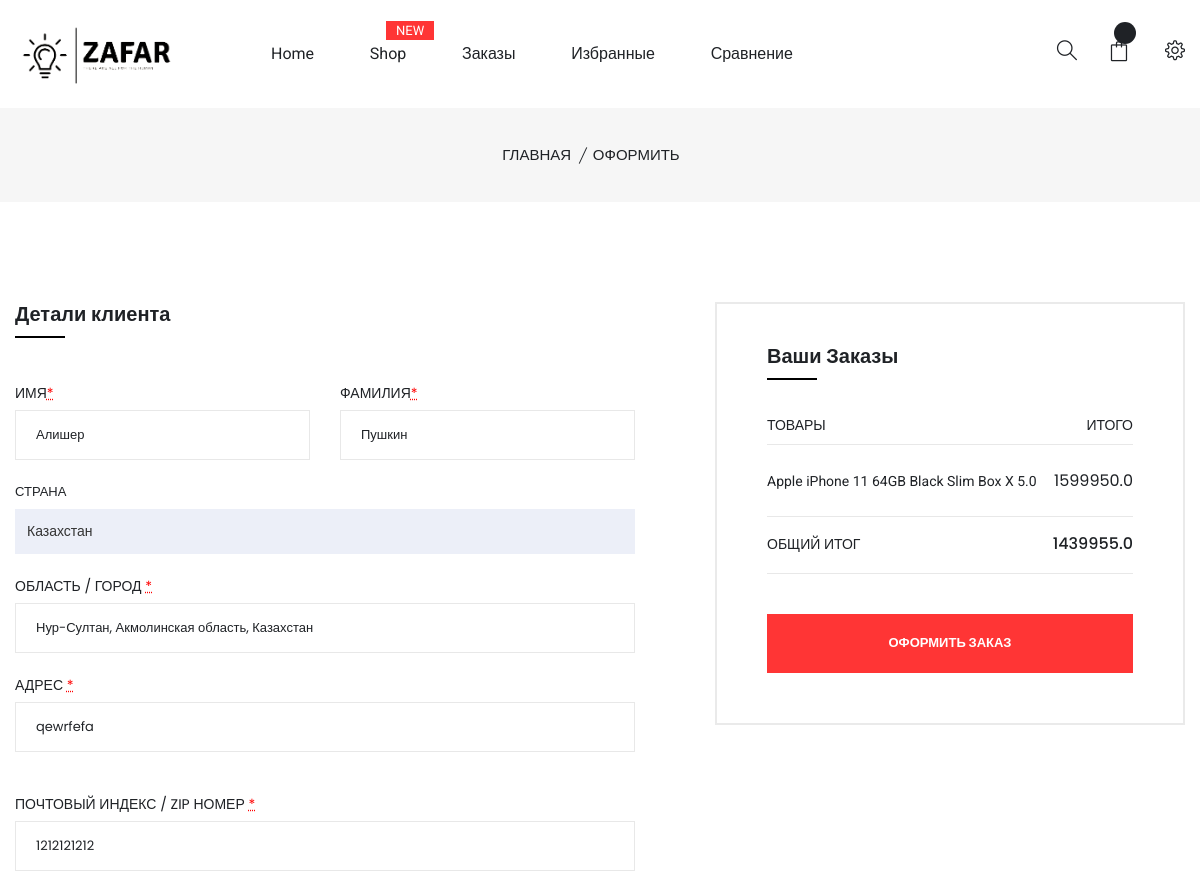
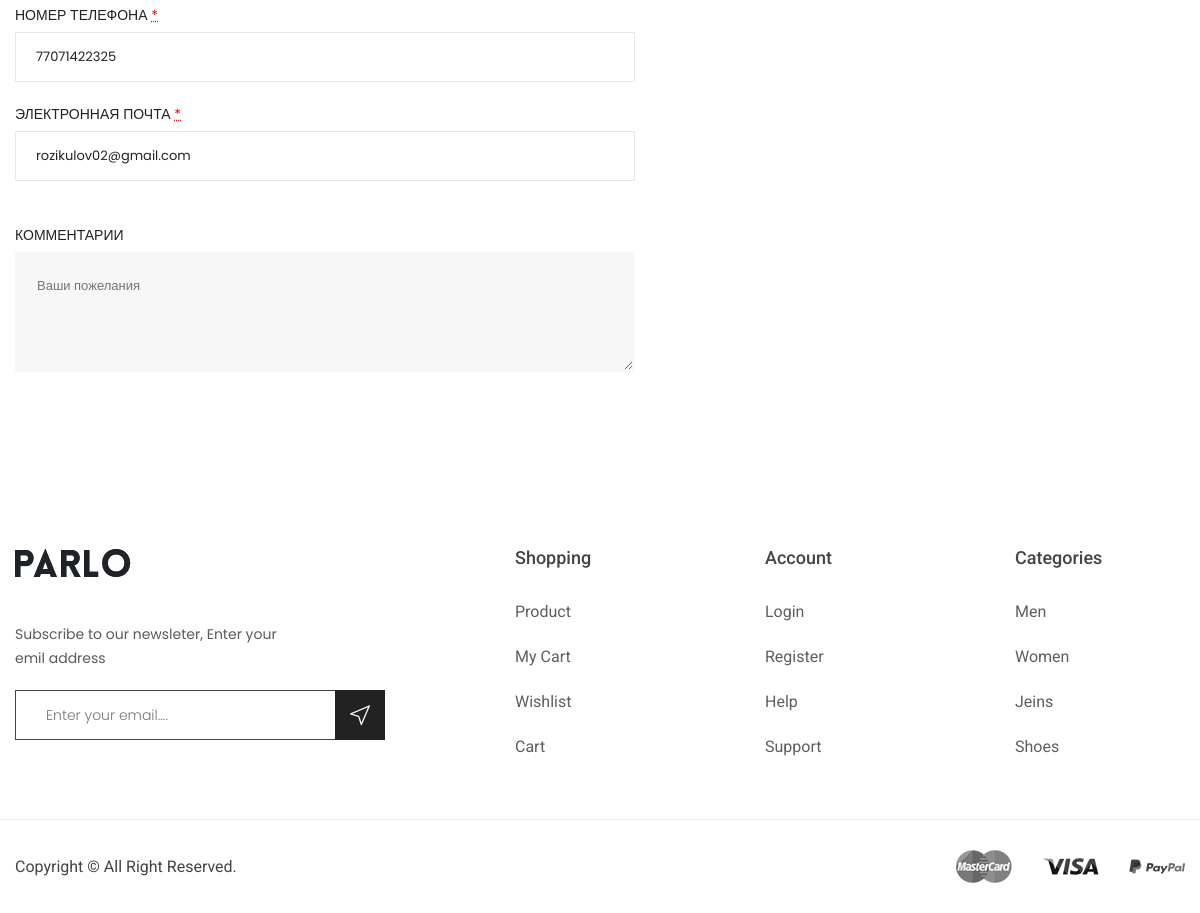
The app's page /orders/5/ (signed in) with its own data (2 pictures, top to bottom).
### main/models.py (models this page shows, shortened)
class Cart(models.Model):
    title = models.CharField(max_length=200, blank=True)
    email = models.CharField(max_length=200, blank=True)
    last_name = models.CharField(max_length=200, blank=True)
    first_name = models.CharField(max_length=200, blank=True)
    zip_code = models.CharField(max_length=200, blank=True)
    country = models.CharField(max_length=200, blank=True)
    city = models.CharField(max_length=200, blank=True)
    person = models.CharField(max_length=200, blank=True)
    phone = models.CharField(max_length=200, blank=True)
    address = models.CharField(max_length=200, blank=True)
    is_accepted = models.BooleanField(default=False)
    is_payed = models.BooleanField(default=False)
    status = models.IntegerField(default=0) #0 - created, -1 - declained, 1 - confirmed
    session_id = models.CharField(max_length=200, blank=True)
    amount = models.FloatField(default=0)
    discount = models.FloatField(default=0)
    orig_price = models.FloatField(default=0)
    price = models.FloatField(default=0)
    created_at = models.DateTimeField(default=datetime.now())

class CartItem(models.Model):
    good = models.ForeignKey(Good, on_delete=models.CASCADE)
    cart = models.ForeignKey(Cart, on_delete=models.CASCADE)
    amount = models.FloatField(default=0)
    price = models.FloatField(default=0)
    all_price = models.FloatField(default=0)
    status = models.IntegerField(default=0)

class Good(models.Model):
    title = models.CharField(max_length=200, blank=True)
    category = models.ForeignKey("Category", on_delete=models.CASCADE)
    level = models.IntegerField(default=0, blank=True)
    old_price = models.FloatField(default=0)
    price = models.FloatField(default=0)
    rating = models.FloatField(default=0)
    mini_description = models.TextField(blank=True)
    color = models.ForeignKey("Color", on_delete=models.CASCADE)
    size = models.ForeignKey("Size", on_delete=models.CASCADE)
    logo = models.ImageField(upload_to='upload', blank=True)
    logo2 = models.ImageField(upload_to='upload', blank=True)
    logo3 = models.ImageField(upload_to='upload', blank=True)
    logo4 = models.ImageField(upload_to='upload', blank=True)
    logo5 = models.ImageField(upload_to='upload', blank=True)
    logo6 = models.ImageField(upload_to='upload', blank=True)
    logo_vertical = models.ImageField(upload_to='upload', blank=True)
    logo_horizontal = models.ImageField(upload_to='upload', blank=True)
    description = models.TextField(blank=True)
    weight = models.TextField(blank=True)
    dimensions = models.TextField(blank=True)
    materials = models.TextField(blank=True)
    extra_info = models.TextField(blank=True)
    is_new = models.BooleanField(default=False)
    is_main = models.BooleanField(default=False)
    is_popular = models.BooleanField(default=False)
    is_discount = models.BooleanField(default=False)
    brand = models.ForeignKey(CategoryBrand, on_delete=models.CASCADE, blank=True, null=True)
    stock = models.IntegerField(default=0, blank=True)

### main/views.py (the view)
# urls.py: path('orders/<int:order_id>/', ordersItemHandler),
def ordersItemHandler(request, order_id):
    categories = Category.objects.all()
    new_cart = None
    cart_items = []
    order_items = []
    if request.user.is_authenticated:
        order_items = CartItem.objects.filter(cart__id=order_id)
        main_order = Cart.objects.get(id=order_id)
    return render(request, 'order_item.html', {'categories': categories,
                                               'cart': new_cart,
                                               'cart_items': cart_items,
                                               'order_items': order_items,
                                               'main_order': main_order,
                                               })

### templates/order_item.html (shortened to what this page needs)
{% extends 'base.html' %}
{% block content %}
    <div class="breadcrumb-area pt-35 pb-35 bg-gray">
        <div class="container">
            <div class="breadcrumb-content text-center">
                <ul>
                    <li>
                        <a href="/">Главная</a>
                    </li>
                    <li class="active">Оформить</li>
                </ul>
            </div>
        </div>
    </div>
    <div class="checkout-main-area pt-70 pb-70">
        <div class="container">
            <div class="checkout-wrap pt-30">
                <form action="/orders/" method="post">{% csrf_token %}
                    <div class="row">
                            <div class="col-lg-7">
                                <div class="billing-info-wrap mr-50">
                                    <h3>Детали клиента</h3>
                                    <div class="row">
                                        <div class="col-lg-6 col-md-6">
                                            <div class="billing-info mb-20">
                                                <label>Имя<abbr class="required" title="required">*</abbr></label>
                                                <input type="text" name="first_name" required value="{{ main_order.first_name }}">
                                            </div>
                                        </div>
                                        <div class="col-lg-6 col-md-6">
                                            <div class="billing-info mb-20">
                                                <label>Фамилия<abbr class="required" title="required">*</abbr></label>
                                                <input type="text" name="last_name" required value="{{ main_order.last_name }}">
                                            </div>
                                        </div>
                                        <div class="col-lg-12">
                                            <div class="billing-select mb-20">
                                                <label>Страна</label>
                                                <input type="text" name="country" value="{{ main_order.country }}">
                                            </div>
                                        </div>
                                        <div class="col-lg-12">
                                            <div class="billing-info mb-20">
                                                <label>Область / Город <abbr class="required" title="required">*</abbr></label>
                                                <input type="text" name="city" required value="{{ main_order.city }}">
                                            </div>
                                        </div>
                                        <div class="col-lg-12">
                                            <div class="billing-info mb-20">
                                                <label>Адрес <abbr class="required" title="required">*</abbr></label>
                                                <input class="billing-address" placeholder="Адрес, улица, номер квартиры" name="address" type="text" value="{{ main_order.address }}">
                                            </div>
                                        </div>
                                        <div class="col-lg-12 col-md-12">
                                            <div class="billing-info mb-20">
                                                <label>Почтовый индекс / zip номер <abbr class="required" title="required">*</abbr></label>
                                                <input type="text" name="zip_code" value="{{ main_order.zip_code }}">
                                            </div>
                                        </div>
                                        <div class="col-lg-12 col-md-12">
                                            <div class="billing-info mb-20">
                                                <label>Номер телефона <abbr class="required" title="required">*</abbr></label>
                                                <input type="text" name="phone" value="{{ main_order.phone }}" required>
                                            </div>
                                        </div>
                                        <div class="col-lg-12 col-md-12">
                                            <div class="billing-info mb-20">
                                                <label>Электронная почта <abbr class="required" title="required">*</abbr></label>
                                                <input type="text" name="email" value="{{ main_order.email }}" required>
                                            </div>
                                        </div>
                                    </div>
                                    <div class="additional-info-wrap">
                                        <label> Комментарии </label>
                                        <textarea placeholder="Ваши пожелания" name="title">{{ main_order.title }}</textarea>
                                    </div>
                                </div>
                            </div>
                            <div class="col-lg-5">
                            <div class="your-order-area">
                                <h3>Ваши заказы</h3>
                                <div class="your-order-wrap gray-bg-4">
                                    <div class="your-order-info-wrap">
                                        <div class="your-order-info">
                                            <ul>
                                                <li>Товары <span>Итого</span></li>
                                            </ul>
                                        </div>
                                        <div class="your-order-middle">
                                            <ul>
                                                {% for cit in order_items %}
                                                    <li>{{ cit.good.title }}  X  {{ cit.amount }} <span>{{ cit.all_price }} </span></li>
                                                {% endfor %}
                                            </ul>
                                        </div>
                                        <div class="your-order-info order-subtotal">
                                            <ul>
                                                <li>Общий итог <span>{{ main_order.price }} </span></li>
                                            </ul>
                                        </div>
                                    </div>
                                </div>
                                <div class="Place-order mt-40">
                                    <button href="#">Оформить заказ</button>
                                </div>
                            </div>
                        </div>
                    </div>
                </form>
            </div>
        </div>
    </div>
{% endblock %}

### records on screen
Cart: first_name "Алишер", last_name "Пушкин", country "Казахстан", city "Нур-Султан, Акмолинская область, Казахстан", address "qewrfefa", zip_code "1212121212", phone "77071422325", email "rozikulov02@gmail.com", price "1439955.0"
CartItem: good "Apple iPhone 11 64GB Black Slim Box", amount "5.0", all_price "1599950.0"
